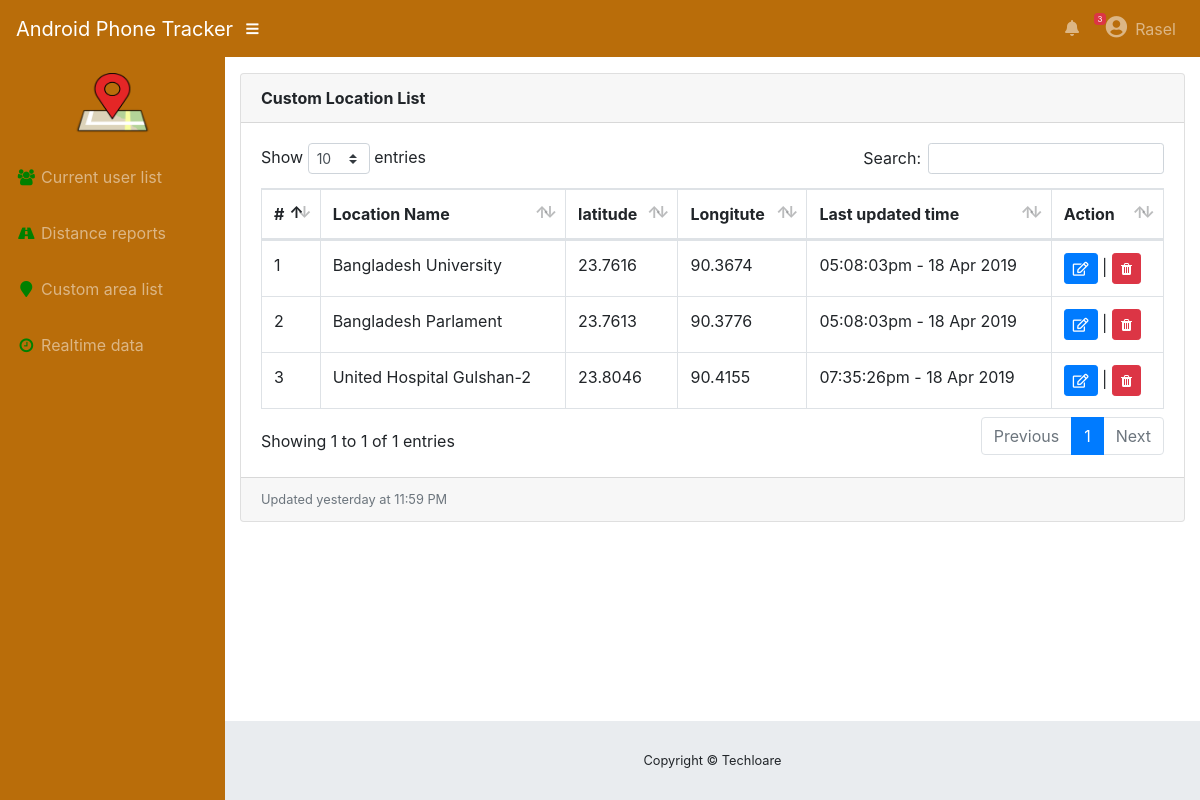
Screenshot of /set_custom_area.php (signed in) with the database file from the repository.
### tables this page shows
CREATE TABLE `custom_area` (
  `id` int(11) NOT NULL,
  `area_name` varchar(255) NOT NULL,
  `lat` float NOT NULL,
  `lon` float NOT NULL,
  `created_at` timestamp NOT NULL DEFAULT current_timestamp()
);

### set_custom_area.php (the view)
<?php include_once("header.php"); ?>
<div id="content-wrapper">
<div class="container-fluid">
  <div class="card mb-3">
    <div class="card-header text-justify" >
      <b>Custom Location List</b></div>
    <div class="card-body">
      <div class="table-responsive">
        <table class="table table-bordered" id="dataTable" width="100%" cellspacing="0">
          <thead>
             <tr>
              <th scope="col">#</th>
              <th scope="col">Location Name </th>
              <th scope="col">latitude</th>
              <th scope="col">Longitute</th>
              <th scope="col">Last updated time</th>
              <th scope="col">Action </th>
            </tr>
          </thead>
<?php
$sql = "SELECT * FROM custom_area";
$result = $conn->query($sql);
$count = 1;
if ($result->num_rows > 0) {
while($row = $result->fetch_assoc()) { ?>
          <tbody>
              <tr>
            <td scope="row"><?= $count++; ?></td>
            <td><?= $row["area_name"]; ?></td>
            <td><?= $row["lat"]; ?></td>
            <td><?= $row["lon"]; ?></td>
            <td>
               <?php
                    $date = $row["created_at"];
                    $timestamp = strtotime($date);
                    $timestamp += 5 * 3600;
                    echo date('h:i:sa - d M Y ', $timestamp);
                ?>
            </td>
            <td>
                <a class ="btn btn-primary btn-sm" href="edit_user.php"><i class="far fa-edit"></i></a> |
                <a class ="btn btn-danger btn-sm" href="delete_user.php"><i class="fa fa-trash"></i></a>
            </td>
        </tr>
          </tbody>
<?php } }else {echo "0 results";} ?>
        </table>
      </div>
    </div>
    <div class="card-footer small text-muted">Updated yesterday at 11:59 PM</div>
  </div>
<?php include_once("footer.php");?>

### rows the page displays
custom_area: area_name "Bangladesh University", lat "23.7616", lon "90.3674", timestamp "05:08:03pm - 18 Apr 2019"
custom_area: area_name "Bangladesh Parlament", lat "23.7613", lon "90.3776", timestamp "05:08:03pm - 18 Apr 2019"
custom_area: area_name "United Hospital Gulshan-2", lat "23.8046", lon "90.4155", timestamp "07:35:26pm - 18 Apr 2019"

### other values shown
$rowcount=mysqli_num_rows($result) "3"
$_SESSION['login_user'] "Rasel"
